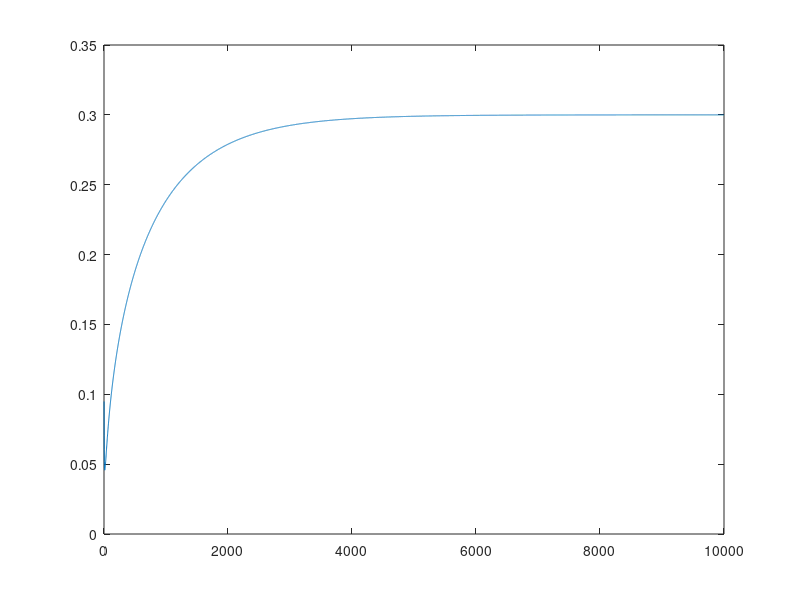

Recreate this plot in MATLAB. (Note: this script raises an error after producing the figure.)
beta1=0.9;
beta2=0.999;
alpha=0.3;
 t=1:1:10000;
 lr_t=zeros(1,10000);
    for j=1:10000
    lr_t(j)=alpha*sqrt(1-beta2^j)/(1-beta1^j);
    end

plot(t,lr_t);
% alpha=0.01;
% t=501;
% lr_t=single(alpha*sqrt(1-0.999^t)/(1-0.9^t));
% tic;
% [p,q,r,s,x,y]=Adam1(lr_t,cnn{2}.dw,cnn{2}.db,cnn{2}.M,cnn{2}.V,cnn{2}.m,cnn{2}.v);
% toc;
% tic;
% [p1,q1,r1,s1,x1,y1]=Adam(lr_t,cnn{2}.dw,cnn{2}.db,cnn{2}.M,cnn{2}.V,cnn{2}.m,cnn{2}.v);
toc;
% max(max(max(max(p-p1))))
% max(max(max(max(q-q1))))
% max(max(max(max(r-r1))))
% max(max(max(max(s-s1))))
% max(max(max(max(x-x1))))
% max(max(max(max(y-y1))))